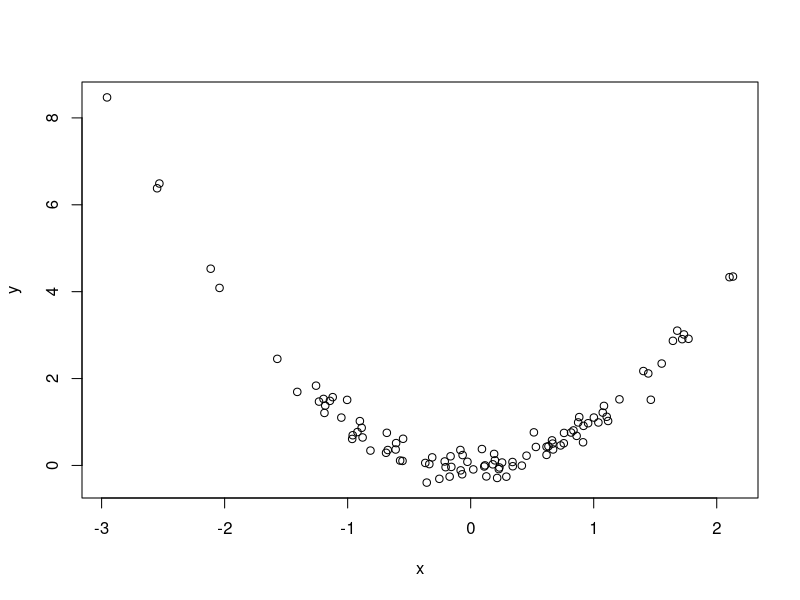

This figure's R source:
# simulate and plot data
# Allie Burnett
# aburnett93@arizona.edu
# 2023- 11- 14

# Simulate predictor variable 
x<-rnorm(n=100)

# Simulate response variable with some noise
y<- x^2+rnorm(n=100, sd=0.2) 

# Plot the data
plot(x=x, y=y)


